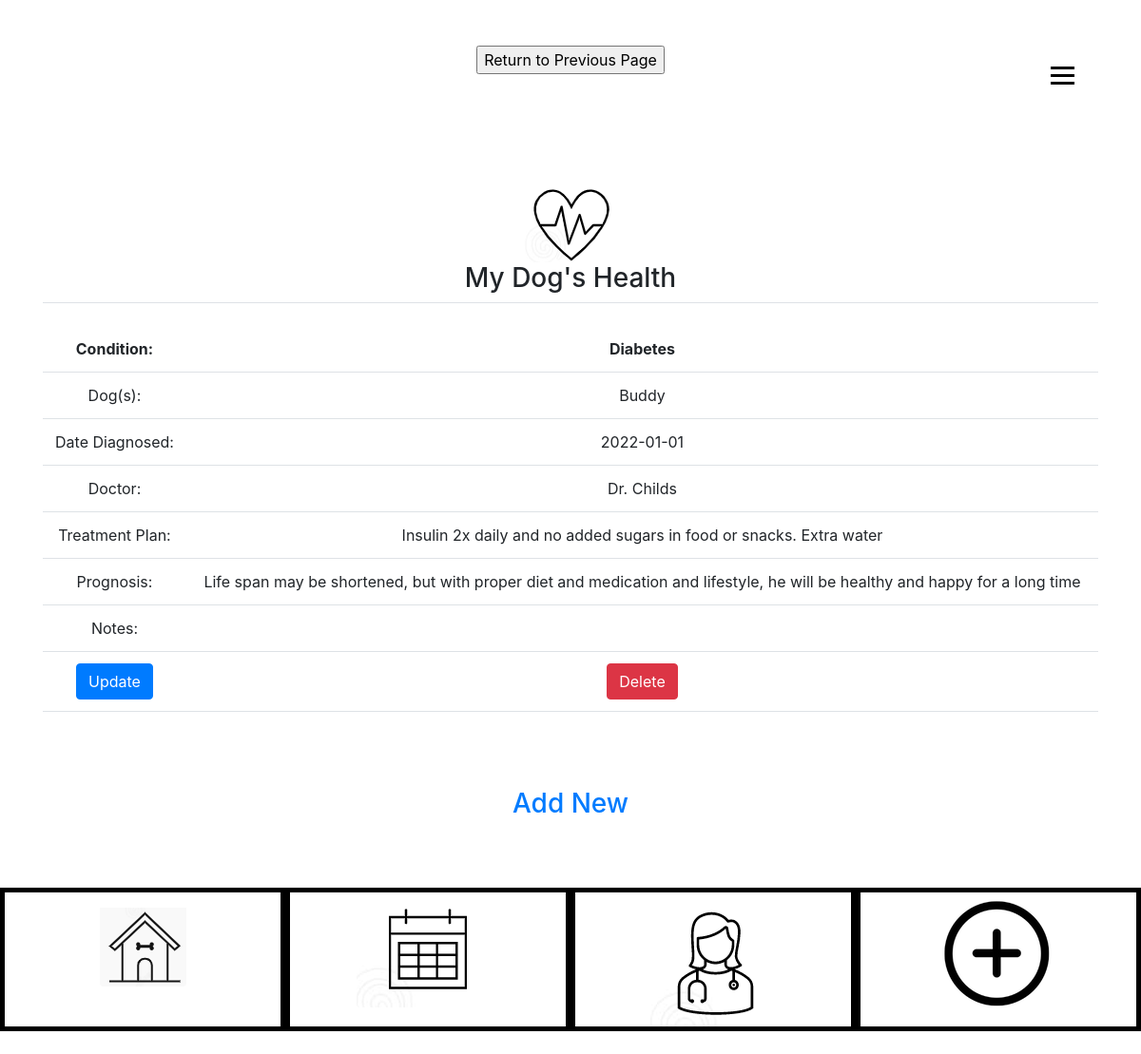
Page /condition-create.php on the committed database.
### tables this page shows
CREATE TABLE `tbl_condition` (
  `ConditionId` int(15) NOT NULL,
  `fldconditionName` varchar(50) NOT NULL,
  `fldconditionDateDiagnosed` date NOT NULL,
  `fldconditionDoctor` varchar(50) NOT NULL,
  `fldconditionTreatment` varchar(150) NOT NULL,
  `fldconditionPrognosis` varchar(150) NOT NULL,
  `fldconditionNotes` varchar(150) NOT NULL,
  `fldconditionDog` varchar(50) NOT NULL
);

### condition-read.php (the view, shortened to what this page needs)
<?php
include 'db.php';
  $sql = "select * from tbl_condition";
  $result = $conn->query($sql);
  while($row = $result->fetch_assoc()) {
    echo "<td> <br><b>Condition:</td>";
    echo "<td><br><b>" . $row['fldconditionName'] . "</td>";
    echo "<td> Dog(s):</td>";
    echo "<td>" . $row['fldconditionDog'] . "</td>";
    echo "<td> Date Diagnosed:</td>";
    echo "<td>" . $row['fldconditionDateDiagnosed'] . "</td>";
    echo "<td> Doctor:</td>";
    echo "<td>" . $row['fldconditionDoctor'] . "</td>";
    echo "<td> Treatment Plan:</td>";
        echo "<td>" . $row['fldconditionTreatment'] . "</td>";
    echo "<td> Prognosis:</td>";
    echo "<td>" . $row['fldconditionPrognosis'] . "</td>";
    echo "<td> Notes:</td>";
    echo "<td>" . $row['fldconditionNotes'] . "</td>";
   echo '<td><a class="btn btn-primary" href="" role="button">Update</a></td>';
echo '<td><a class="btn btn-danger" href="" role="button">Delete</a></td>';
  }
?>

### rows in the picture
tbl_condition: fldconditionName "Diabetes", fldconditionDog "Buddy", fldconditionDateDiagnosed "2022-01-01", fldconditionDoctor "Dr. Childs", fldconditionTreatment "Insulin 2x daily and no added sugars in food or snacks. Extra water", fldconditionPrognosis "Life span may be shortened, but with proper diet and medication and lifestyle, he will be healthy and happy for a long time"
